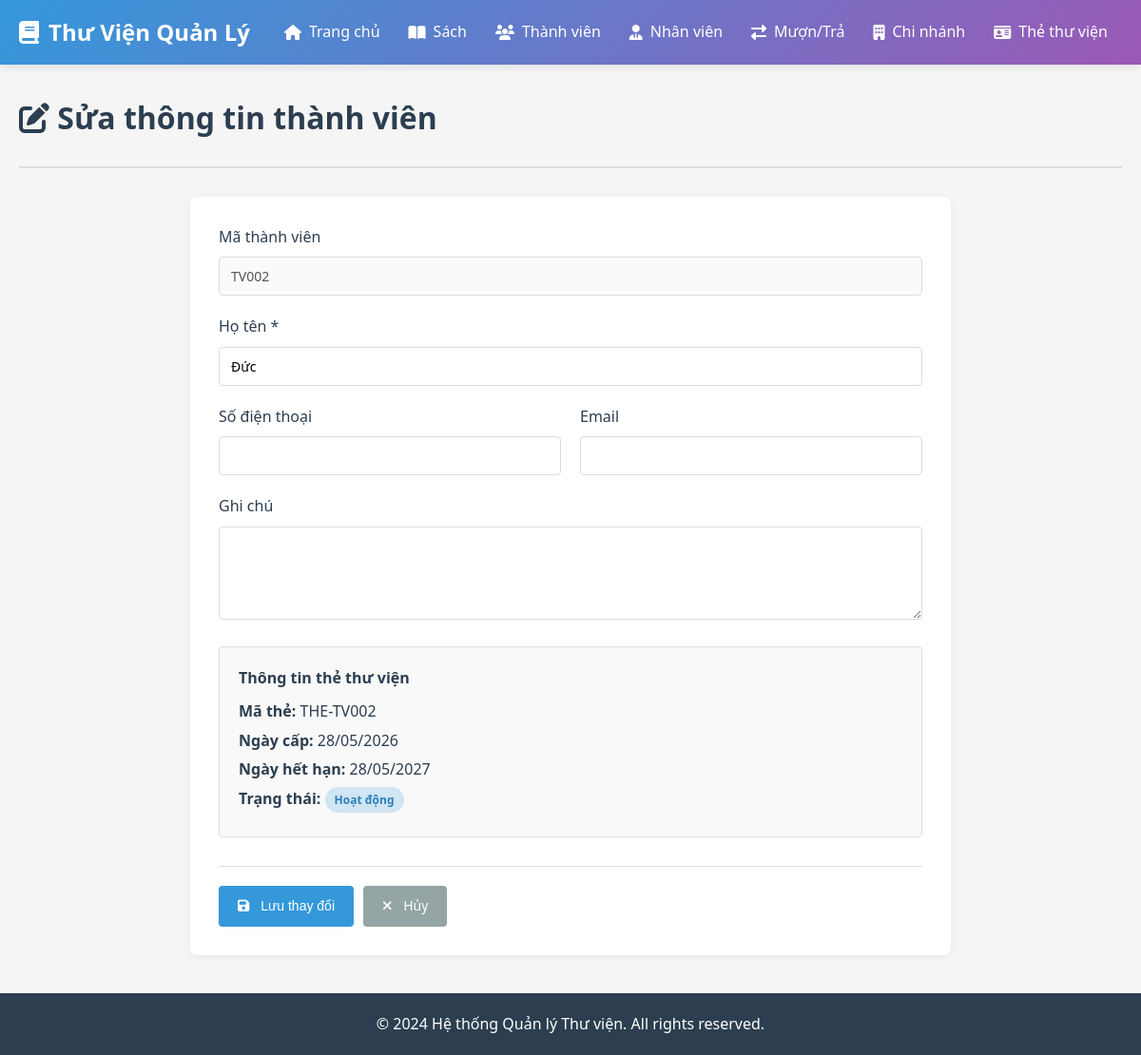
The app's page /thanh-vien/TV002/sua with its own data.
### app/models/__init__.py (models this page shows, shortened)
class ThanhVien(db.Model):
    __tablename__ = 'thanh_vien'
    ma_thanh_vien = db.Column(db.String(10), primary_key=True)
    ho_ten = db.Column(db.String(150), nullable=False)
    sdt = db.Column(db.String(15))
    email = db.Column(db.String(100))
    ngay_dang_ky = db.Column(db.Date, default=datetime.now)
    ghi_chu = db.Column(db.Text)
    is_blacklisted = db.Column(db.Boolean, default=False)
    blacklist_note = db.Column(db.String(255))
    the_thu_vien = db.relationship('TheThuVien', backref='thanh_vien', lazy=True, cascade='all, delete-orphan', uselist=False)
    don_muon = db.relationship('DonMuon', backref='thanh_vien', lazy=True, cascade='all, delete-orphan')

class TheThuVien(db.Model):
    __tablename__ = 'the_thu_vien'
    ma_the = db.Column(db.String(10), primary_key=True)
    ma_thanh_vien = db.Column(db.String(10), db.ForeignKey('thanh_vien.ma_thanh_vien'), nullable=False)
    ngay_cap = db.Column(db.Date, default=datetime.now)
    ngay_het_han = db.Column(db.Date, nullable=False)
    trang_thai = db.Column(db.String(50), default='Hoạt động')  # Hoạt động, Hết hạn, Khóa

### app/routes/__init__.py (the view, shortened to what this page needs)
@bp.route('/thanh-vien/<ma_thanh_vien>/sua', methods=['GET', 'POST'])
def sua_thanh_vien(ma_thanh_vien):
    thanh_vien = db.session.get(ThanhVien, ma_thanh_vien)
    if not thanh_vien:
        flash('Không tìm thấy thành viên', 'danger')
        return redirect(url_for('main.danh_sach_thanh_vien'))
    return render_template('thanh_vien/sua.html', thanh_vien=thanh_vien)

### app/templates/thanh_vien/sua.html (shortened to what this page needs)
{% extends "base.html" %}
{% block content %}
<div class="page-header">
    <h1><i class="fas fa-edit"></i> Sửa thông tin thành viên</h1>
</div>
<div class="form-container">
    <form method="POST" class="form">
        <div class="form-group">
            <label for="ma_thanh_vien">Mã thành viên</label>
            <input type="text" id="ma_thanh_vien" value="{{ thanh_vien.ma_thanh_vien }}" disabled>
        </div>
        <div class="form-group">
            <label for="ho_ten">Họ tên *</label>
            <input type="text" id="ho_ten" name="ho_ten" value="{{ thanh_vien.ho_ten }}" required>
        </div>
        <div class="form-row">
            <div class="form-group">
                <label for="sdt">Số điện thoại</label>
                <input type="tel" id="sdt" name="sdt" value="{{ thanh_vien.sdt or '' }}">
            </div>
            <div class="form-group">
                <label for="email">Email</label>
                <input type="email" id="email" name="email" value="{{ thanh_vien.email or '' }}">
            </div>
        </div>
        <div class="form-group">
            <label for="ghi_chu">Ghi chú</label>
            <textarea id="ghi_chu" name="ghi_chu" rows="4">{{ thanh_vien.ghi_chu or '' }}</textarea>
        </div>
        {% if thanh_vien.the_thu_vien %}
        <div class="info-box">
            <h4>Thông tin thẻ thư viện</h4>
            <p><strong>Mã thẻ:</strong> {{ thanh_vien.the_thu_vien.ma_the }}</p>
            <p><strong>Ngày cấp:</strong> {{ thanh_vien.the_thu_vien.ngay_cap.strftime('%d/%m/%Y') }}</p>
            <p><strong>Ngày hết hạn:</strong> {{ thanh_vien.the_thu_vien.ngay_het_han.strftime('%d/%m/%Y') }}</p>
            <p><strong>Trạng thái:</strong> <span class="badge badge-info">{{ thanh_vien.the_thu_vien.trang_thai }}</span></p>
        </div>
        {% endif %}
        <div class="form-actions">
            <button type="submit" class="btn btn-primary">
                <i class="fas fa-save"></i> Lưu thay đổi
            </button>
            <a href="{{ url_for('main.danh_sach_thanh_vien') }}" class="btn btn-secondary">
                <i class="fas fa-times"></i> Hủy
            </a>
        </div>
    </form>
</div>
{% endblock %}

### app/static/css/style.css (style rules this page uses)
:root { --primary: #3498db; --success: #2ecc71; --danger: #e74c3c; --warning: #f39c12; --info: #9b59b6; --light: #ecf0f1; --dark: #2c3e50; --gray: #95a5a6; --border: #ddd; }
* { margin: 0; padding: 0; box-sizing: border-box; }
body { font-family: 'Segoe UI', Tahoma, Geneva, Verdana, sans-serif; background-color: #f5f5f5; color: var(--dark); line-height: 1.6; }
.page-header { margin-bottom: 30px; padding-bottom: 20px; border-bottom: 2px solid var(--border); }
.page-header h1 { font-size: 32px; margin-bottom: 5px; color: var(--dark); }
.btn { display: inline-block; padding: 10px 20px; border: none; border-radius: 4px; cursor: pointer; text-decoration: none; font-size: 14px; transition: all 0.3s; font-weight: 500; text-align: center; }
.btn i { margin-right: 8px; }
.btn-primary { background: var(--primary); color: white; }
.btn-secondary { background: var(--gray); color: white; }
.form-container { background: white; border-radius: 8px; padding: 30px; box-shadow: 0 2px 10px rgba(0,0,0,0.05); max-width: 800px; margin: 0 auto; }
.form-group { margin-bottom: 20px; }
.form-row { display: grid; grid-template-columns: 1fr 1fr; gap: 20px; }
.form-group label { display: block; margin-bottom: 8px; font-weight: 500; color: var(--dark); }
.form-group input, .form-group select, .form-group textarea { width: 100%; padding: 10px 12px; border: 1px solid var(--border); border-radius: 4px; font-size: 14px; font-family: inherit; transition: border-color 0.3s; }
.form-actions { display: flex; gap: 10px; margin-top: 30px; padding-top: 20px; border-top: 1px solid var(--border); }
.badge { display: inline-block; padding: 4px 10px; border-radius: 20px; font-size: 12px; font-weight: 600; }
.badge-info { background: rgba(52, 152, 219, 0.2); color: #2980b9; }
.info-box { background: #f9f9f9; border: 1px solid var(--border); border-radius: 4px; padding: 20px; margin-bottom: 20px; }
.info-box h4 { margin-bottom: 10px; color: var(--dark); }
.info-box p { margin: 5px 0; }

### records on screen
ThanhVien: ma_thanh_vien "TV002", ho_ten "Đức"
TheThuVien: the_thu_vien.ma_the "THE-TV002", the_thu_vien.ngay_cap "28/05/2026", the_thu_vien.ngay_het_han "28/05/2027", the_thu_vien.trang_thai "Hoạt động"
